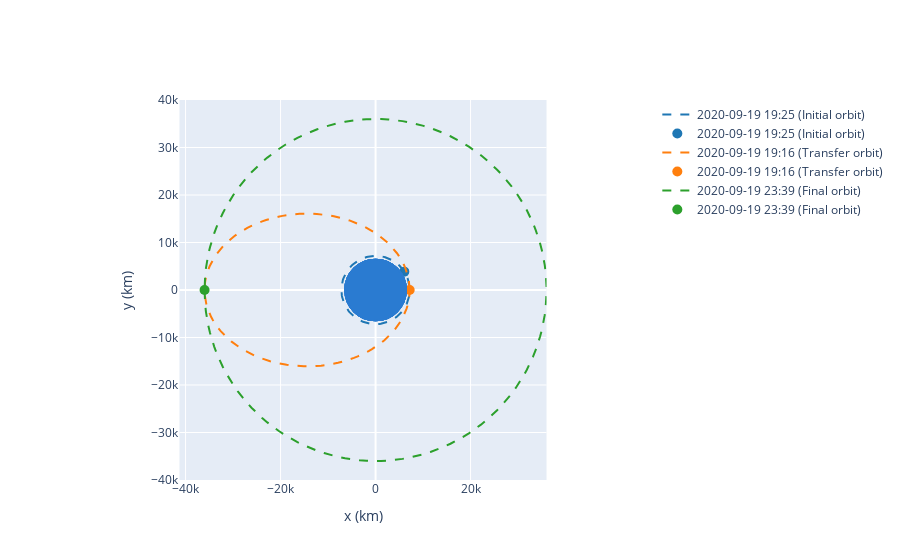

The cell this chart's notebook holds for it:
### Code cell
# Obtain the orbit after applying Hohmann transfer.

from poliastro.plotting import OrbitPlotter2D

op = OrbitPlotter2D()
orb3, orb4 = orb2.apply_maneuver(hoh, intermediate=True)
op.plot(orb2, label="Initial orbit")
op.plot(orb3, label="Transfer orbit")
op.plot(orb4, label="Final orbit")

### Figure 1 — Plotly figure (JSON) as saved in the notebook; plotly's stock layout.template omitted (floating-point values rounded to 4 significant figures; data arrays with more than 128 entries replaced by an {"elided": "..."} marker saying what was removed)
{"data": [{"hoverinfo": "none", "line": {"color": "rgb(31, 119, 180)", "dash": "dash", "width": 2}, "mode": "lines", "name": "2020-09-19 19:25 (Initial orbit)", "type": "scatter", "x": {"elided": "150 float values"}, "y": {"elided": "150 float values"}}, {"marker": {"color": "rgb(31, 119, 180)", "size": 10}, "mode": "markers", "name": "2020-09-19 19:25 (Initial orbit)", "type": "scatter", "x": [6050.0], "y": [3865.0]}, {"hoverinfo": "none", "line": {"color": "rgb(255, 127, 14)", "dash": "dash", "width": 2}, "mode": "lines", "name": "2020-09-19 19:16 (Transfer orbit)", "type": "scatter", "x": {"elided": "150 float values"}, "y": {"elided": "150 float values"}}, {"marker": {"color": "rgb(255, 127, 14)", "size": 10}, "mode": "markers", "name": "2020-09-19 19:16 (Transfer orbit)", "type": "scatter", "x": [7178.0], "y": [-5.366e-10]}, {"hoverinfo": "none", "line": {"color": "rgb(44, 160, 44)", "dash": "dash", "width": 2}, "mode": "lines", "name": "2020-09-19 23:39 (Final orbit)", "type": "scatter", "x": {"elided": "150 float values"}, "y": {"elided": "150 float values"}}, {"marker": {"color": "rgb(44, 160, 44)", "size": 10}, "mode": "markers", "name": "2020-09-19 23:39 (Final orbit)", "type": "scatter", "x": [-36000.0], "y": [2.794e-09]}], "layout": {"autosize": true, "shapes": [{"fillcolor": "#2a7bd1", "line": {"color": "#2a7bd1"}, "opacity": 1, "type": "circle", "x0": -6378.0, "x1": 6378.0, "xref": "x", "y0": -6378.0, "y1": 6378.0, "yref": "y"}, {"fillcolor": "#2a7bd1", "line": {"color": "#2a7bd1"}, "opacity": 1, "type": "circle", "x0": -6378.0, "x1": 6378.0, "xref": "x", "y0": -6378.0, "y1": 6378.0, "yref": "y"}, {"fillcolor": "#2a7bd1", "line": {"color": "#2a7bd1"}, "opacity": 1, "type": "circle", "x0": -6378.0, "x1": 6378.0, "xref": "x", "y0": -6378.0, "y1": 6378.0, "yref": "y"}, {"fillcolor": "#2a7bd1", "line": {"color": "#2a7bd1"}, "opacity": 1, "type": "circle", "x0": -6378.0, "x1": 6378.0, "xref": "x", "y0": -6378.0, "y1": 6378.0, "yref": "y"}, {"fillcolor": "#2a7bd1", "line": {"color": "#2a7bd1"}, "opacity": 1, "type": "circle", "x0": -6378.0, "x1": 6378.0, "xref": "x", "y0": -6378.0, "y1": 6378.0, "yref": "y"}, {"fillcolor": "#2a7bd1", "line": {"color": "#2a7bd1"}, "opacity": 1, "type": "circle", "x0": -6378.0, "x1": 6378.0, "xref": "x", "y0": -6378.0, "y1": 6378.0, "yref": "y"}], "xaxis": {"constrain": "domain", "title": {"text": "x (km)"}}, "yaxis": {"scaleanchor": "x", "title": {"text": "y (km)"}}}}
